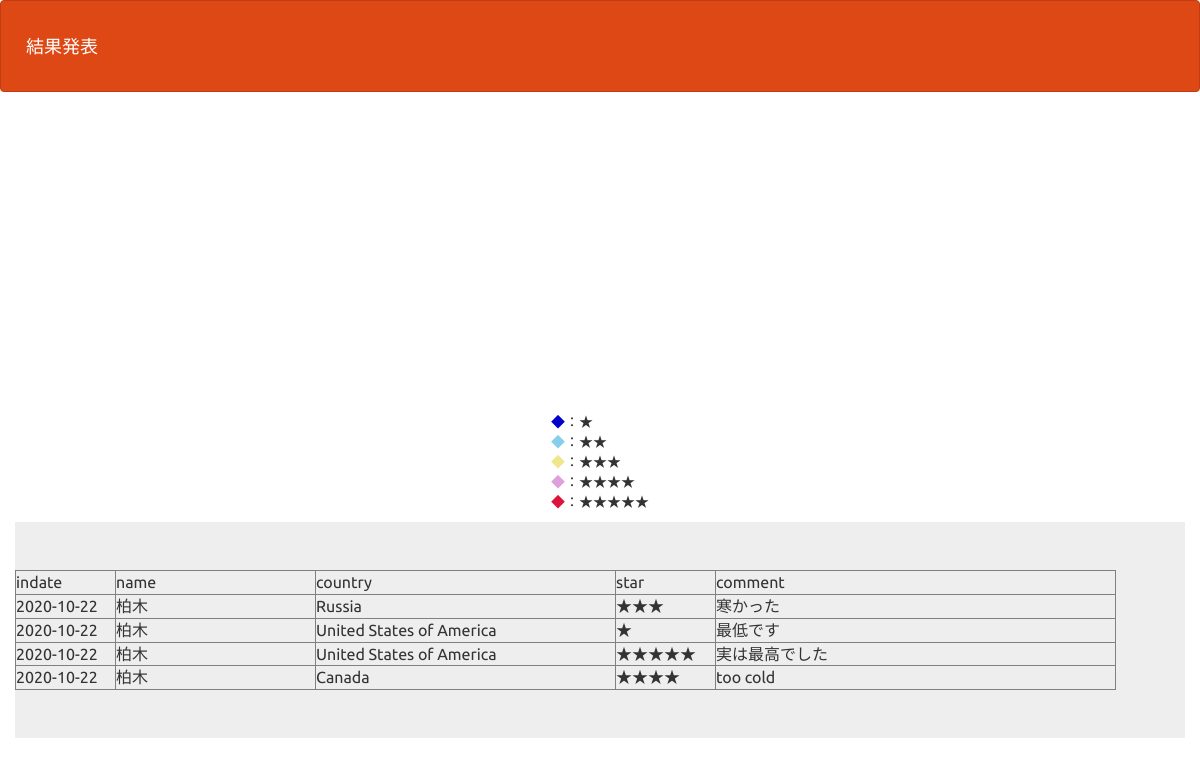
The page /select.php on the database its author committed.
### tables this page shows
CREATE TABLE `gs_bm_table` (
  `id` int(12) NOT NULL,
  `name` text NOT NULL,
  `country` text NOT NULL,
  `star` text NOT NULL,
  `comment` text NOT NULL,
  `indate` date NOT NULL
);

### select.php (the view, shortened to what this page needs)
<?php
try {
  $pdo = new PDO('mysql:dbname=gs_kadai1;charset=utf8;host=localhost','root','root');
} catch (PDOException $e) {
  exit('DBConnectError:'.$e->getMessage());
}
$stmt = $pdo->prepare("SELECT * FROM gs_bm_table");
$status = $stmt->execute();
$view="";
if ($status==false) {
  $error = $stmt->errorInfo();
  exit("ErrorQuery:".$error[2]);
}else{
    $view .= "<table border=1>";
    $view .= '<tr>';
    $view .= '<td width="100px">'.'indate'.'</td>';
    $view .= '<td width="200px">'.'name'.'</td>';
    $view .= '<td width="300px">'.'country'.'</td>';
    $view .= '<td width="100px">'.'star'.'</td>';
    $view .= '<td width="400px">'.'comment'.'</td>';
    $view .= '</tr>';
    while( $result = $stmt->fetch(PDO::FETCH_ASSOC)){
    $view .= '<tr>';
    $view .= '<td>'.$result['indate'].'</td>';
    $view .= '<td>'.$result['name'].'</td>';
    $view .= '<td>'.$result['country'].'</td>';
    $view .= '<td>'.$result['star'].'</td>';
    $view .= '<td>'.$result['comment'].'</td>';
    $view .= '</tr>';
  }
  $view .= "</table>";
}
?>
<!DOCTYPE html>
<html lang="ja">
<head>
<link rel="stylesheet" href="css/range.css">
<link href="css/bootstrap.min.css" rel="stylesheet">
</head>
<body id="main">
<header>
  <nav class="navbar navbar-default">
    <div class="container-fluid">
      <div class="navbar-header">
      <a class="navbar-brand" href="index.php">結果発表</a>
      </div>
    </div>
  </nav>
</header>
<center>
<div id="container" style="position:center ; width: 500px; height: 300px;"></div>
</center>
<center>
<table>
  <tr>
    <td style="color:#0000cd;">◆</td>
    <td>：★</td>
  </tr>
  <tr>
    <td style="color:#87ceeb;">◆</td>
    <td>：★★</td>
  </tr>
  <tr>
    <td style="color:#f0e68c;">◆</td>
    <td>：★★★</td>
  </tr>
  <tr>
    <td style="color:#dda0dd;">◆</td>
    <td>：★★★★</td>
  </tr>
  <tr>
    <td style="color:#dc143c;">◆</td>
    <td>：★★★★★</td>
  </tr>
</table>
</center>
<div>
    <div class="container jumbotron">
      <?= $view ?>
    </div>
</div>
</body>
</html>

### select.php (style rules this page uses)
div { padding: 10px;font-size:16px; }

### rows shown on the page
gs_bm_table: indate "2020-10-22", name "柏木", country "Russia", star "★★★", comment "寒かった"
gs_bm_table: indate "2020-10-22", name "柏木", country "United States of America", star "★", comment "最低です"
gs_bm_table: indate "2020-10-22", name "柏木", country "United States of America", star "★★★★★", comment "実は最高でした"
gs_bm_table: indate "2020-10-22", name "柏木", country "Canada", star "★★★★", comment "too cold"
